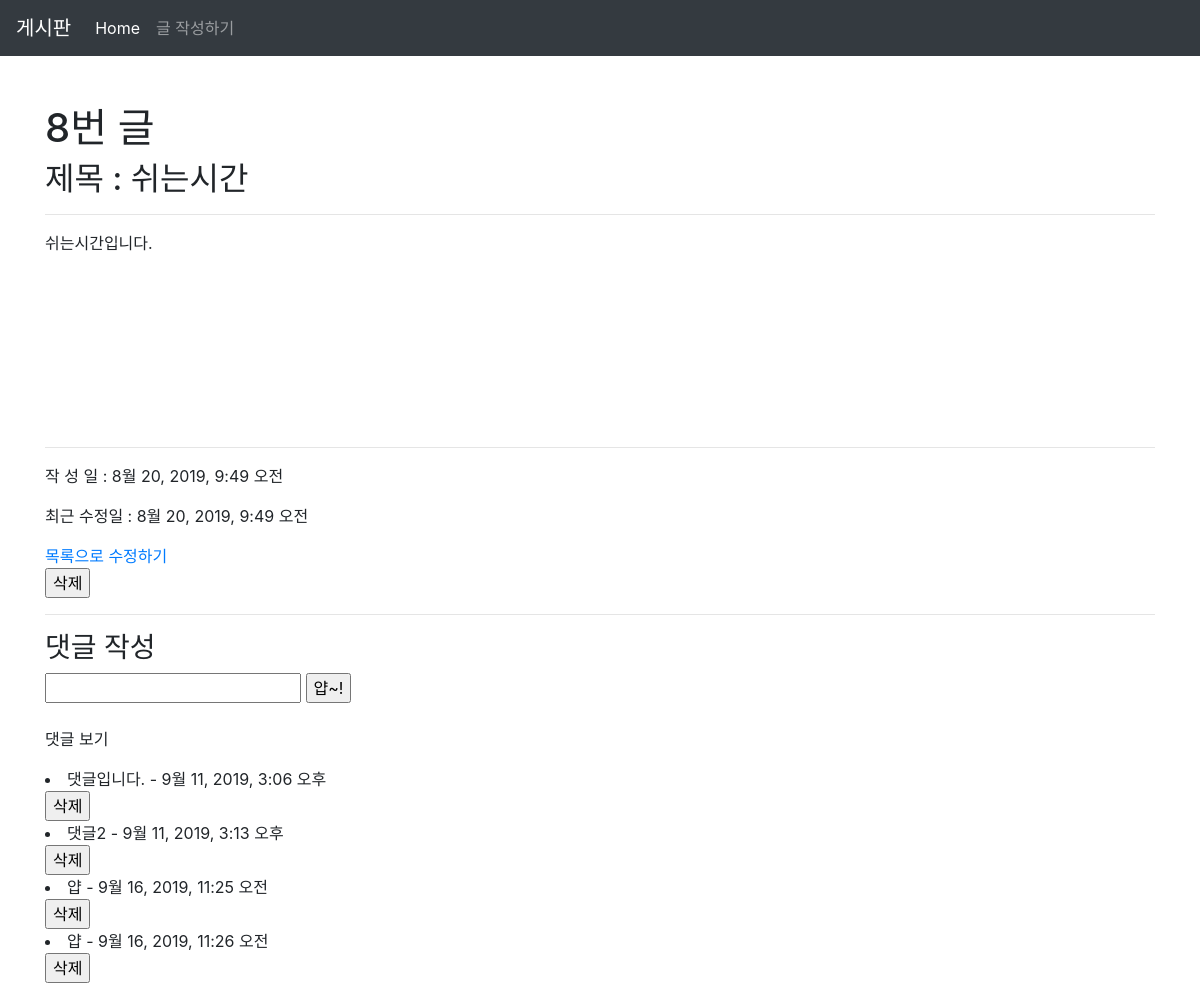
Before: /articles/8/ with the older database file.
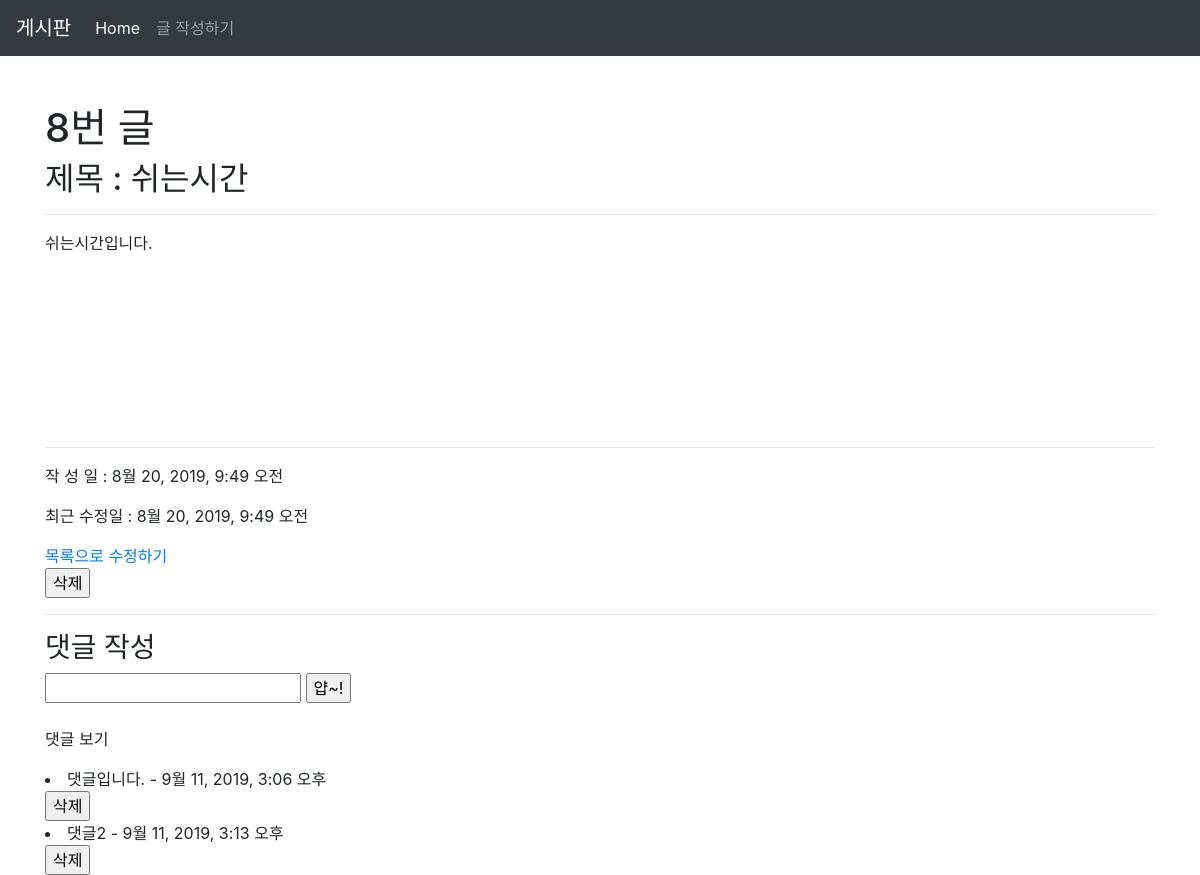
After: the same page with the newer database file.
### articles/models.py (models this page shows, shortened)
class Article(models.Model):
    title = models.CharField(max_length=10)
    content = models.TextField()
    created_at = models.DateTimeField(auto_now_add=True)
    updated_at = models.DateTimeField(auto_now=True)

class Comment(models.Model):
    content = models.CharField(max_length=140)
    created_at = models.DateTimeField(auto_now_add=True)
    article = models.ForeignKey(Article, on_delete=models.CASCADE)

### articles/views.py (the view)
# urls.py: path('<int:article_pk>/', views.detail, name='detail'),
def detail(request, article_pk):
    article = Article.objects.get(pk=article_pk)
    context = {
        'article': article
    }
    return render(request, 'articles/detail.html', context)

### articles/templates/articles/detail.html (shortened to what this page needs)
{% extends 'articles/base.html' %}
{% block body %}
<h1>{{ article.id }}번 글</h1>
<h2>제목 : {{ article.title }}</h2>
<hr>
<div style="height: 200px">
  <p>{{ article.content }}</p>
</div>
<hr>
<p>작 성 일 : {{ article.created_at }}</p>
<p>최근 수정일 : {{ article.updated_at }}</p>
<a href="{% url 'articles:index'%}">목록으로</a>
<a href="{% url 'articles:update' article.pk %}">수정하기</a>
<form action="{% url 'articles:delete' article.pk %}" method="POST" onclick="return confirm('진짜 지울래?')">
  <input type="submit" value="삭제">
</form>
<hr>
<h3>댓글 작성</h3>
<form action="{% url 'articles:comment_create' article.pk %}" method="POST">
  <input name="content" type="text">
  <input type="submit" value="얍~!">
</form>
<br>
<div>
  <p>댓글 보기</p>
  {% for comment in article.comment_set.all %}
    <li>{{ comment.content }} - {{ comment.created_at }}
    </li>
    <form action="{% url 'articles:comment_delete' article.pk comment.pk %}" method="POST"
    onclick="return confirm('진짜 지울래?')">
        <input type="submit" value="삭제">
    </form>
    {% empty %}
    <p> 댓글이 없어요ㅜㅜ 작성 해주세요</p>
    <br>
  {% endfor %}
</div>
{% endblock %}

### articles/templates/articles/base.html (shortened to what this page needs)
<!DOCTYPE html>
<html lang="ko">
<head>
  <link rel="stylesheet" href="https://stackpath.bootstrapcdn.com/bootstrap/4.3.1/css/bootstrap.min.css"
>
</head>
<body>
  <nav class="navbar navbar-expand-lg navbar-dark bg-dark">
    <a class="navbar-brand" href="{% url 'articles:index' %}">게시판</a>
    <div class="collapse navbar-collapse" id="navbarNav">
      <ul class="navbar-nav">
        <li class="nav-item active">
          <a class="nav-link" href="{% url 'articles:index' %}">Home <span class="sr-only">(current)</span></a>
        </li>
        <li class="nav-item">
          <a class="nav-link" href="{% url 'articles:create' %}">글 작성하기</a>
        </li>
      </ul>
    </div>
  </nav>
  <div class="container mt-5">
    {% block body %}
    {% endblock %}
  </div>
</body>
</html>

Changed rows visible on the page:
removed Comment: content "얍", created_at "9월 16, 2019, 11:25 오전"
removed Comment: content "얍", created_at "9월 16, 2019, 11:26 오전"
